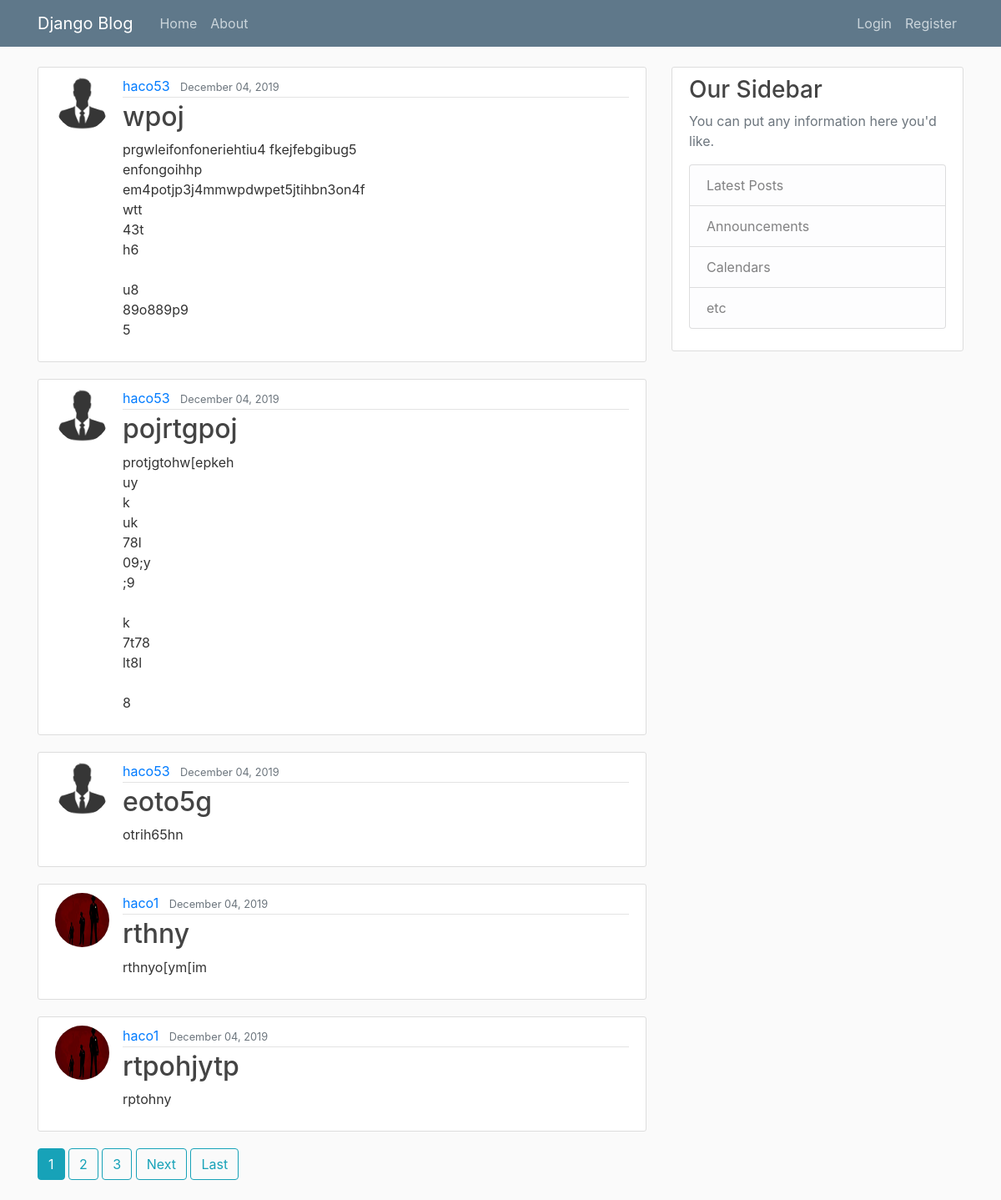
The page / on the database its author committed.
### blog/models.py (models this page shows, shortened)
class Post(models.Model):
    title = models.CharField(max_length=100)
    content = models.TextField()
    date_posted = models.DateTimeField(default=timezone.now)
    author = models.ForeignKey(User, on_delete=models.CASCADE)

### users/models.py (models this page shows, shortened)
class Profile(models.Model):
    user = models.OneToOneField(User, on_delete=models.CASCADE)
    image = models.ImageField(default='default.jpg', upload_to='profile_pics')

### blog/views.py (the view)
# urls.py: path('', PostListView.as_view(), name='blog-home'),
class PostListView(ListView):
    model = Post
    template_name = 'blog/home.html'
    context_object_name = 'posts'
    ordering = ['-date_posted']
    paginate_by = 5

### blog/templates/blog/home.html (shortened to what this page needs)
{% extends "blog/base.html" %}
{% block content %}
    {% for post in posts %}
        <article class="media content-section">
          <img class="rounded-circle article-img" src="{{ post.author.profile.image.url }}">
          <div class="media-body">
            <div class="article-metadata">
              <a class="mr-2" href="{% url 'user-posts' post.author.username %}">{{ post.author }}</a>
              <small class="text-muted">{{ post.date_posted|date:"F d, Y" }}</small>
            </div>
            <h2><a class="article-title" href="{% url 'post-detail' post.id %}">{{ post.title }}</a></h2>
            <p class="article-content">{{ post.content }}</p>
          </div>
        </article>
    {% endfor %}
    {% if is_paginated %}
      {% for num in page_obj.paginator.page_range %}
        {% if page_obj.number == num %}
          <a class="btn btn-info mb-4" href="?page={{ num }}">{{ num }}</a>
        {% elif num > page_obj.number|add:'-3' and num < page_obj.number|add:'3' %}
          <a class="btn btn-outline-info mb-4" href="?page={{ num }}">{{ num }}</a>
        {% endif %}
      {% endfor %}
      {% if page_obj.has_next %}
        <a class="btn btn-outline-info mb-4" href="?page={{ page_obj.next_page_number }}">Next</a>
        <a class="btn btn-outline-info mb-4" href="?page={{ page_obj.paginator.num_pages }}">Last</a>
      {% endif %}
    {% endif %}
{% endblock content %}

### blog/templates/blog/base.html (shortened to what this page needs)
{% load static %}
<!DOCTYPE html>
<html>
<head>
    <link rel="stylesheet" href="https://maxcdn.bootstrapcdn.com/bootstrap/4.0.0/css/bootstrap.min.css">
    <link rel="stylesheet" type="text/css" href="{% static 'blog/main.css' %}">
</head>
<body>
    <header class="site-header">
      <nav class="navbar navbar-expand-md navbar-dark bg-steel fixed-top">
        <div class="container">
          <a class="navbar-brand mr-4" href="{% url 'blog-home' %}">Django Blog</a>
          <div class="collapse navbar-collapse" id="navbarToggle">
            <div class="navbar-nav mr-auto">
              <a class="nav-item nav-link" href="{% url 'blog-home' %}">Home</a>
              <a class="nav-item nav-link" href="{% url 'blog-about' %}">About</a>
            </div>
            <div class="navbar-nav">
              {% if user.is_authenticated %}
                <a class="nav-item nav-link" href="{% url 'post-create' %}">New Post</a>
                <a class="nav-item nav-link" href="{% url 'profile' %}">Profile</a>
                <a class="nav-item nav-link" href="{% url 'logout' %}">Logout</a>
              {% else %}
                <a class="nav-item nav-link" href="{% url 'login' %}">Login</a>
                <a class="nav-item nav-link" href="{% url 'register' %}">Register</a>
              {% endif %}
            </div>
          </div>
        </div>
      </nav>
    </header>
    <main role="main" class="container">
      <div class="row">
        <div class="col-md-8">
          {% block content %}{% endblock %}
        </div>
        <div class="col-md-4">
          <div class="content-section">
            <h3>Our Sidebar</h3>
            <p class='text-muted'>You can put any information here you'd like.
              <ul class="list-group">
                <li class="list-group-item list-group-item-light">Latest Posts</li>
                <li class="list-group-item list-group-item-light">Announcements</li>
                <li class="list-group-item list-group-item-light">Calendars</li>
                <li class="list-group-item list-group-item-light">etc</li>
              </ul>
            </p>
          </div>
        </div>
      </div>
    </main>
</body>
</html>

### blog/static/blog/main.css (style rules this page uses)
body { background: #fafafa; color: #333333; margin-top: 5rem; }
h1, h2, h3, h4, h5, h6 { color: #444444; }
ul { margin: 0; }
.bg-steel { background-color: #5f788a; }
.site-header .navbar-nav .nav-link { color: #cbd5db; }
.content-section { background: #ffffff; padding: 10px 20px; border: 1px solid #dddddd; border-radius: 3px; margin-bottom: 20px; }
.article-title { color: #444444; }
.article-content { white-space: pre-line; }
.article-img { height: 65px; width: 65px; margin-right: 16px; }
.article-metadata { padding-bottom: 1px; margin-bottom: 4px; border-bottom: 1px solid #e3e3e3 }

### rows shown on the page
Post: author.profile.image (placeholder picture), author "haco53", date_posted "December 04, 2019", title "wpoj", content "prgwleifonfoneriehtiu4 fkejfebgibug5 enfongoihhp em4potjp3j4mmwpdwpet5jtihbn3on4f wtt 43t h6 u8 89o889p9 5"
Post: author.profile.image (placeholder picture), author "haco53", date_posted "December 04, 2019", title "pojrtgpoj", content "protjgtohw[epkeh uy k uk 78l 09;y ;9 k 7t78 lt8l 8"
Post: author.profile.image (placeholder picture), author "haco53", date_posted "December 04, 2019", title "eoto5g", content "otrih65hn"
Post: author.profile.image (picture), author "haco1", date_posted "December 04, 2019", title "rthny", content "rthnyo[ym[im"
Post: author.profile.image (picture), author "haco1", date_posted "December 04, 2019", title "rtpohjytp", content "rptohny"

### other values the page prints
{{ num }} "1"
{{ num }} "2" "3"
